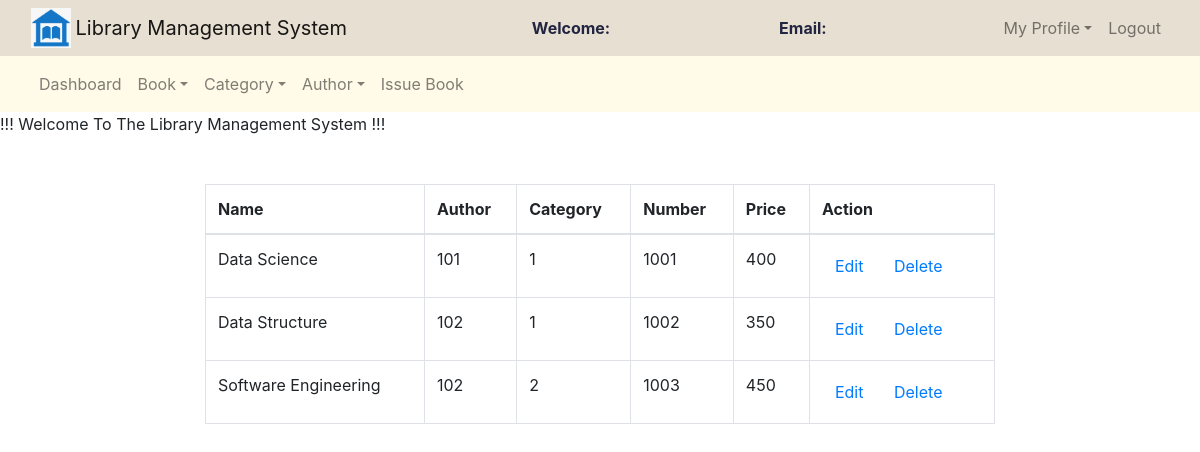
The page /admin/manage_book.php on the database its author committed.
### tables this page shows
CREATE TABLE `books` (
  `book_id` int(11) NOT NULL,
  `book_name` varchar(250) NOT NULL,
  `author_id` int(11) NOT NULL,
  `cat_id` int(11) NOT NULL,
  `book_no` int(11) NOT NULL,
  `book_price` int(11) NOT NULL
);

### admin/manage_book.php (the view, shortened to what this page needs)
<?php
	require('functions.php');
?>
<!DOCTYPE html>
<html>
<head>
	<link rel="stylesheet" type="text/css" href="../bootstrap-4.4.1/css/bootstrap.min.css">
</head>
<body>
	<nav class="navbar navbar-expand-lg navbar-light" style="background-color: #E7DFD1;">
		<div class="container-fluid">
			<div class="navbar-header">
				<img src="./images/symbol.png" width="40" height="40" class="d-inline-block align-top" alt="">
				<a class="navbar-brand" href="admin_dashboard.php">Library Management System</a>
			</div>
			<font style="color: #222541"><span><strong>Welcome: <?php echo $_SESSION['name'];?></strong></span></font>
			<font style="color: #222541"><span><strong>Email: <?php echo $_SESSION['email'];?></strong></span></font>
			<ul class="nav navbar-nav navbar-right">
				<li class="nav-item dropdown">
					<a class="nav-link dropdown-toggle" data-toggle="dropdown">My Profile</a>
				</li>
				<li class="nav-item"><a class="nav-link" href="../logout.php">Logout</a></li>
			</ul>
		</div>
	</nav>
	<nav class="navbar navbar-expand-lg navbar-light" style="background-color: #fffbe8">
		<div class="container-fluid">
			<ul class="nav navbar-nav navbar-center">
				<li class="nav-item">
					<a href="admin_dashboard.php" class="nav-link">Dashboard</a>
				</li>
				<li class="nav-item dropdown">
					<a class="nav-link dropdown-toggle" data-toggle="dropdown">Book</a>
				</li>
				<li class="nav-item dropdown">
					<a class="nav-link dropdown-toggle" data-toggle="dropdown">Category</a>
				</li>
				<li class="nav-item dropdown">
					<a class="nav-link dropdown-toggle" data-toggle="dropdown">Author</a>
				</li>
				<li class="nav-item">
					<a href="issue_book.php" class="nav-link">Issue Book</a>
				</li>
			</ul>
		</div>
	</nav>
	<span><marquee>!!! Welcome To The Library Management System !!!</marquee></span><br><br>
	<div class="row">
		<div class="col-md-2"></div>
		<div class="col-md-8">
			<table class="table table-bordered table-hover">
				<thead>
					<tr>
						<th>Name</th>
						<th>Author</th>
						<th>Category</th>
						<th>Number</th>
						<th>Price</th>
						<th>Action</th>
					</tr>
				</thead>
				<?php
					$query = "select * from books";
					$query_run = mysqli_query($connection,$query);
					while($row = mysqli_fetch_assoc($query_run)){
						?>
						<tr>
							<td><?php echo htmlspecialchars($row['book_name']);?></td>
							<td><?php echo htmlspecialchars($row['author_id']);?></td>
							<td><?php echo htmlspecialchars($row['cat_id']);?></td>
							<td><?php echo htmlspecialchars($row['book_no']);?></td>
							<td><?php echo htmlspecialchars($row['book_price']);?></td>
							<td>
								<button class="btn" name=""><a href="edit_book.php?bn=<?php echo urlencode($row['book_no']);?>">Edit</a></button>
								<button class="btn" name=""><a href="delete_book.php?bn=<?php echo urlencode($row['book_no']);?>">Delete</a></button>
							</td>
						</tr>
						<?php
					}
				?>
			</table>
		</div>
		<div class="col-md-2"></div>
	</div>
</body>
</html>

### rows shown on the page
books: book_name "Data Science", author "101", cat "1", book_no "1001", book_price "400"
books: book_name "Data Structure", author "102", cat "1", book_no "1002", book_price "350"
books: book_name "Software Engineering", author "102", cat "2", book_no "1003", book_price "450"
